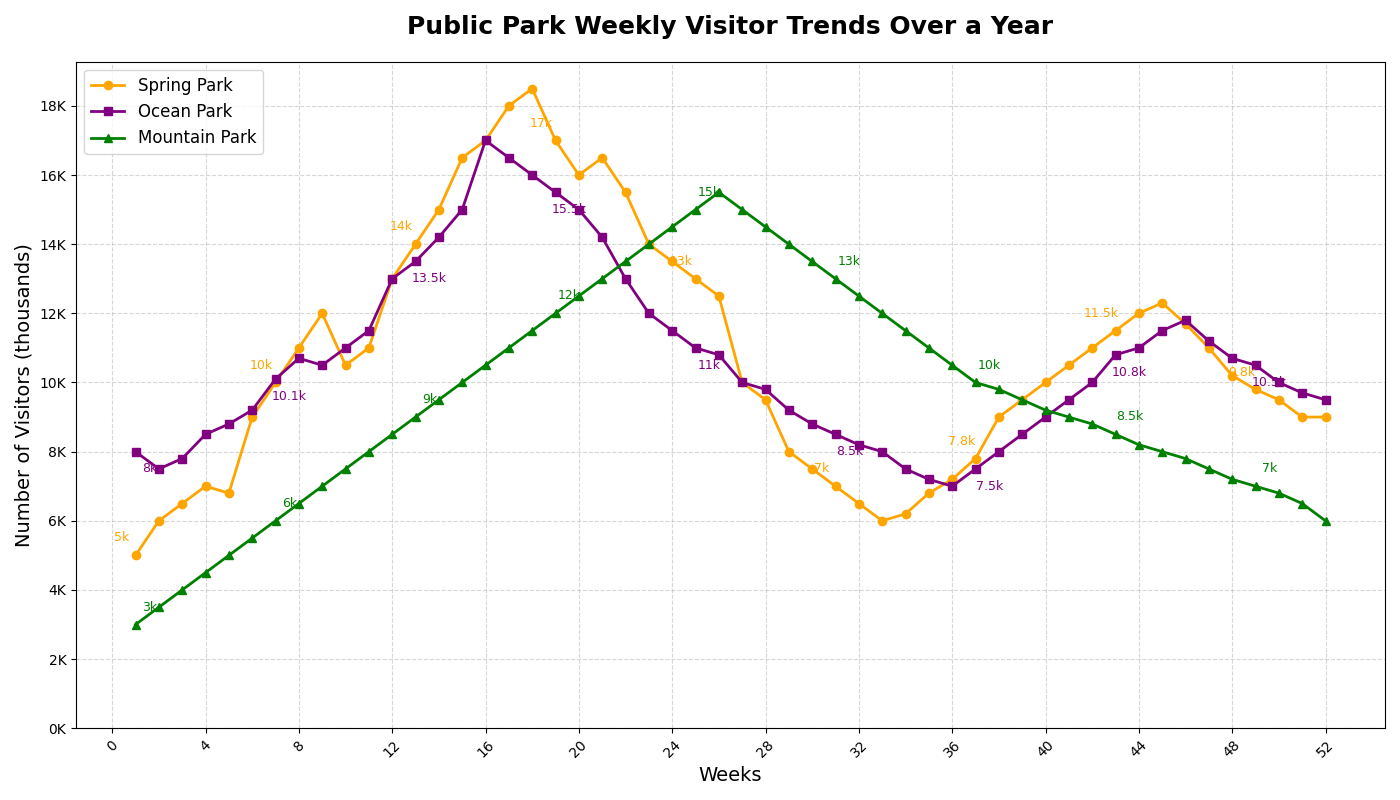

The Python source for this figure:
import matplotlib.pyplot as plt
import numpy as np

weeks = np.arange(1, 53)

spring_park_visitors = [
    5, 6, 6.5, 7, 6.8, 9, 10, 11, 12, 10.5, 11, 13, 14, 15, 16.5,
    17, 18, 18.5, 17, 16, 16.5, 15.5, 14, 13.5, 13, 12.5, 10, 9.5,
    8, 7.5, 7, 6.5, 6, 6.2, 6.8, 7.2, 7.8, 9, 9.5, 10, 10.5, 11,
    11.5, 12, 12.3, 11.7, 11, 10.2, 9.8, 9.5, 9, 9
]

ocean_park_visitors = [
    8, 7.5, 7.8, 8.5, 8.8, 9.2, 10.1, 10.7, 10.5, 11, 11.5, 13, 13.5,
    14.2, 15, 17, 16.5, 16, 15.5, 15, 14.2, 13, 12, 11.5, 11, 10.8,
    10, 9.8, 9.2, 8.8, 8.5, 8.2, 8, 7.5, 7.2, 7, 7.5, 8, 8.5, 9,
    9.5, 10, 10.8, 11, 11.5, 11.8, 11.2, 10.7, 10.5, 10, 9.7, 9.5
]

mountain_park_visitors = [
    3, 3.5, 4, 4.5, 5, 5.5, 6, 6.5, 7, 7.5, 8, 8.5, 9, 9.5, 10,
    10.5, 11, 11.5, 12, 12.5, 13, 13.5, 14, 14.5, 15, 15.5, 15, 
    14.5, 14, 13.5, 13, 12.5, 12, 11.5, 11, 10.5, 10, 9.8, 9.5,
    9.2, 9, 8.8, 8.5, 8.2, 8, 7.8, 7.5, 7.2, 7, 6.8, 6.5, 6
]

fig, ax = plt.subplots(figsize=(14, 8))

ax.plot(weeks, spring_park_visitors, marker='o', color='orange', label='Spring Park', linewidth=2)
ax.plot(weeks, ocean_park_visitors, marker='s', color='purple', label='Ocean Park', linewidth=2)
ax.plot(weeks, mountain_park_visitors, marker='^', color='green', label='Mountain Park', linewidth=2)

ax.set_title('Public Park Weekly Visitor Trends Over a Year', fontsize=18, fontweight='bold', pad=20)
ax.set_xlabel('Weeks', fontsize=14)
ax.set_ylabel('Number of Visitors (thousands)', fontsize=14)

for i in range(0, len(weeks), 6):
    ax.annotate(f'{spring_park_visitors[i]}k', (weeks[i], spring_park_visitors[i]), textcoords="offset points", xytext=(-10, 10), ha='center', fontsize=9, color='orange')
    ax.annotate(f'{ocean_park_visitors[i]}k', (weeks[i], ocean_park_visitors[i]), textcoords="offset points", xytext=(10, -15), ha='center', fontsize=9, color='purple')
    ax.annotate(f'{mountain_park_visitors[i]}k', (weeks[i], mountain_park_visitors[i]), textcoords="offset points", xytext=(10, 10), ha='center', fontsize=9, color='green')

ax.set_xticks(np.arange(0, 53, 4))
ax.set_xticklabels(np.arange(0, 53, 4), rotation=45)
ax.set_yticks(np.arange(0, 20, 2))
ax.set_yticklabels([f'{i}K' for i in range(0, 20, 2)])

ax.grid(True, linestyle='--', alpha=0.5)
ax.legend(loc='upper left', fontsize=12)

plt.tight_layout()
plt.show()
